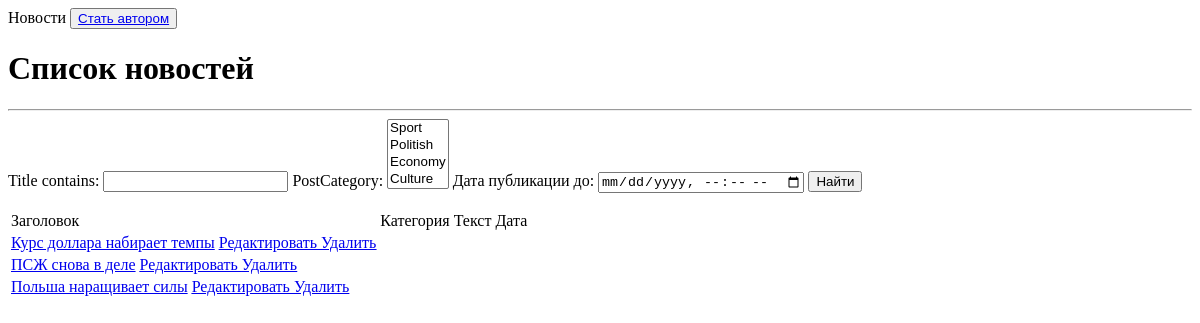
The app's page /news/ (signed in), older data.
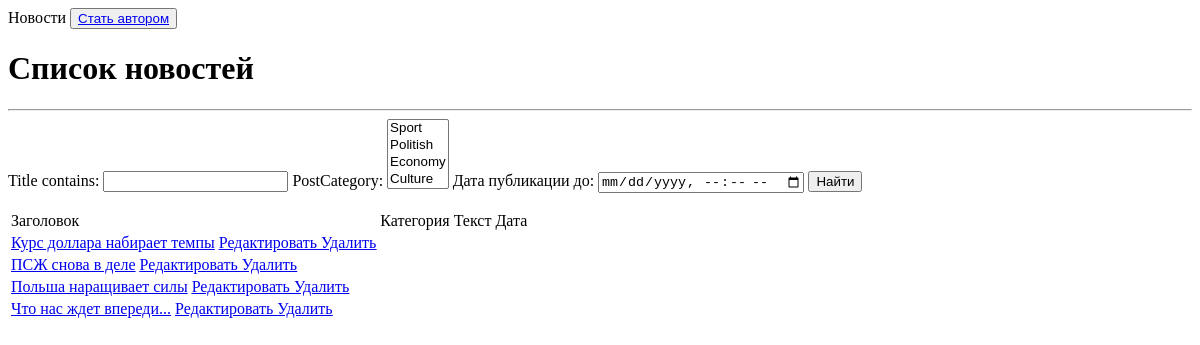
The same page, newer data.
### news/models.py (models this page shows, shortened)
class Post(models.Model):
    author=models.ForeignKey(Author,on_delete=models.CASCADE)
    News='NW'
    ARTICLE="AR"
    CATEGORY_CHOICES=(
        (News,'Новость'),
        (ARTICLE,'Статья')
    )
    categoryType=models.CharField(max_length=2,choices=CATEGORY_CHOICES,default=ARTICLE)
    dateCreation=models.DateTimeField(auto_now_add=True)
    postCategory=models.ManyToManyField(Category,through='PostCategory')
    title=models.CharField(max_length=128)
    text=models.TextField()
    rating=models.SmallIntegerField(default=0)

### news/views.py (the view)
# urls.py: path('',Posts.as_view(),name='posts'),
class Posts(LoginRequiredMixin,ListView):
    model=Post
    template_name='posts.html'
    context_object_name='posts'
    ordering='title'
    pfginate_by=2
    def get_context_data(self,**kwargs):
        context=super().get_context_data(**kwargs)
        context['filter'] = PostFilter(self.request.GET,queryset=self.get_queryset())
        context['is_not_author']= not self.request.user.groups.filter(name='authors').exists()
        return context

### news/models.py (called while the page is built)
    def __str__(self):
        return self.name

### news/templatetags/custom_filter.py (called while the page is built)
@register.filter()
def censor(text):
    bad_words = ('редиска','хрен', )
    for word in text.split():
        if word.lower() in bad_words:
            text = text.replace(word, f"{word[0]}{'*' * (len(word) - 1)}")
    return text

### news/templates/news/posts.html (shortened to what this page needs)
{% load custom_filter  %}
{% block content %}
   {% if is_not_author %}
   <button><a href="{% url 'post_update'  %}" >Стать автором</a></button>
   {% endif %}
   <h1> Список новостей </h1>
   <hr>
   {% if posts %}
      <form  method="GET">
      {{ filter.form }}
      <input type="submit" value="Найти">
      </form>
      <table>
          <tr>
              <td>
                Заголовок
              </td>
              <td>
                  Категория
              </td>
              <td>
                  Текст
              </td>
              <td>
                  Дата
              </td>
          </tr>
          {% for post in filter.qs %}
          <tr>
              <td>
                 <a href="{% url 'post_detail' post.id %}"> {{ post.title|censor }}</a>
                  <a href="{% url 'post_update' post.id %}"> <u> Редактировать </u></a>
                  <a href="{% url 'post_delete' post.id %}"> <u> Удалить </u></a>
              </td>
              <td>
              </td>
              <td>
              </td>
              <td>
              </td>
          </tr>
          {% endfor %}
      </table>
    {% else %}
    <h2>Новостей нет!</h2>
    {% endif %}
{% endblock  %}

Row changes from the older to the newer data that the page shows:
added Post: title|censor "Что нас ждет впереди..."
